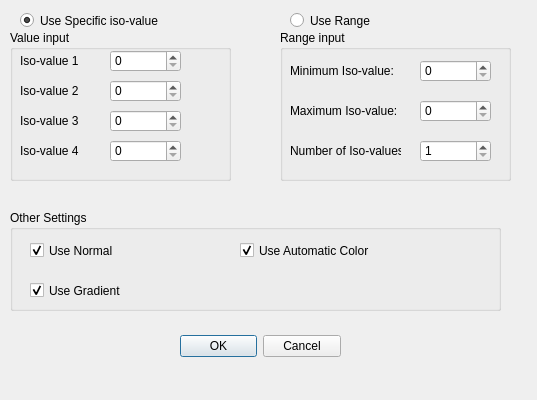
<?xml version="1.0" encoding="UTF-8"?>
<ui version="4.0">
 <class>marchingcubes</class>
 <widget class="QDialog" name="marchingcubes">
  <property name="geometry">
   <rect>
    <x>0</x>
    <y>0</y>
    <width>537</width>
    <height>400</height>
   </rect>
  </property>
  <property name="windowTitle">
   <string>Marching Cubes Settings</string>
  </property>
  <property name="modal">
   <bool>true</bool>
  </property>
  <widget class="QDialogButtonBox" name="buttonBox">
   <property name="geometry">
    <rect>
     <x>180</x>
     <y>330</y>
     <width>161</width>
     <height>32</height>
    </rect>
   </property>
   <property name="orientation">
    <enum>Qt::Horizontal</enum>
   </property>
   <property name="standardButtons">
    <set>QDialogButtonBox::Cancel|QDialogButtonBox::Ok</set>
   </property>
   <property name="centerButtons">
    <bool>true</bool>
   </property>
  </widget>
  <widget class="QGroupBox" name="groupBox">
   <property name="geometry">
    <rect>
     <x>10</x>
     <y>30</y>
     <width>221</width>
     <height>151</height>
    </rect>
   </property>
   <property name="title">
    <string>Value input</string>
   </property>
   <widget class="QLabel" name="label_4">
    <property name="geometry">
     <rect>
      <x>10</x>
      <y>20</y>
      <width>71</width>
      <height>21</height>
     </rect>
    </property>
    <property name="text">
     <string>Iso-value 1</string>
    </property>
   </widget>
   <widget class="QLabel" name="label_5">
    <property name="geometry">
     <rect>
      <x>10</x>
      <y>50</y>
      <width>71</width>
      <height>21</height>
     </rect>
    </property>
    <property name="text">
     <string>Iso-value 2</string>
    </property>
   </widget>
   <widget class="QLabel" name="label_6">
    <property name="geometry">
     <rect>
      <x>10</x>
      <y>80</y>
      <width>71</width>
      <height>21</height>
     </rect>
    </property>
    <property name="text">
     <string>Iso-value 3</string>
    </property>
   </widget>
   <widget class="QLabel" name="label_7">
    <property name="geometry">
     <rect>
      <x>10</x>
      <y>110</y>
      <width>71</width>
      <height>21</height>
     </rect>
    </property>
    <property name="text">
     <string>Iso-value 4</string>
    </property>
   </widget>
   <widget class="QSpinBox" name="_Isovalue1">
    <property name="geometry">
     <rect>
      <x>100</x>
      <y>20</y>
      <width>71</width>
      <height>22</height>
     </rect>
    </property>
    <property name="maximum">
     <number>4000</number>
    </property>
   </widget>
   <widget class="QSpinBox" name="_Isovalue2">
    <property name="geometry">
     <rect>
      <x>100</x>
      <y>50</y>
      <width>71</width>
      <height>22</height>
     </rect>
    </property>
    <property name="maximum">
     <number>4000</number>
    </property>
   </widget>
   <widget class="QSpinBox" name="_Isovalue3">
    <property name="geometry">
     <rect>
      <x>100</x>
      <y>80</y>
      <width>71</width>
      <height>22</height>
     </rect>
    </property>
    <property name="maximum">
     <number>4000</number>
    </property>
   </widget>
   <widget class="QSpinBox" name="_Isovalue4">
    <property name="geometry">
     <rect>
      <x>100</x>
      <y>110</y>
      <width>71</width>
      <height>22</height>
     </rect>
    </property>
    <property name="maximum">
     <number>4000</number>
    </property>
   </widget>
  </widget>
  <widget class="QRadioButton" name="_UseValue">
   <property name="geometry">
    <rect>
     <x>20</x>
     <y>10</y>
     <width>181</width>
     <height>21</height>
    </rect>
   </property>
   <property name="text">
    <string>Use Specific iso-value</string>
   </property>
   <property name="checked">
    <bool>true</bool>
   </property>
  </widget>
  <widget class="QRadioButton" name="_UseRange">
   <property name="geometry">
    <rect>
     <x>290</x>
     <y>10</y>
     <width>151</width>
     <height>21</height>
    </rect>
   </property>
   <property name="text">
    <string>Use Range</string>
   </property>
  </widget>
  <widget class="QGroupBox" name="groupBox_2">
   <property name="geometry">
    <rect>
     <x>280</x>
     <y>30</y>
     <width>231</width>
     <height>151</height>
    </rect>
   </property>
   <property name="title">
    <string>Range input</string>
   </property>
   <widget class="QLabel" name="label_2">
    <property name="geometry">
     <rect>
      <x>10</x>
      <y>30</y>
      <width>111</width>
      <height>21</height>
     </rect>
    </property>
    <property name="text">
     <string>Minimum Iso-value:</string>
    </property>
   </widget>
   <widget class="QLabel" name="label_3">
    <property name="geometry">
     <rect>
      <x>10</x>
      <y>70</y>
      <width>111</width>
      <height>21</height>
     </rect>
    </property>
    <property name="text">
     <string>Maximum Iso-value:</string>
    </property>
   </widget>
   <widget class="QSpinBox" name="_MinimumValue">
    <property name="geometry">
     <rect>
      <x>140</x>
      <y>30</y>
      <width>71</width>
      <height>22</height>
     </rect>
    </property>
    <property name="maximum">
     <number>4000</number>
    </property>
   </widget>
   <widget class="QSpinBox" name="_MaximumValue">
    <property name="geometry">
     <rect>
      <x>140</x>
      <y>70</y>
      <width>71</width>
      <height>22</height>
     </rect>
    </property>
    <property name="maximum">
     <number>4000</number>
    </property>
   </widget>
   <widget class="QLabel" name="label">
    <property name="geometry">
     <rect>
      <x>10</x>
      <y>110</y>
      <width>111</width>
      <height>21</height>
     </rect>
    </property>
    <property name="text">
     <string>Number of Iso-values:</string>
    </property>
   </widget>
   <widget class="QSpinBox" name="_NumberOfContour">
    <property name="geometry">
     <rect>
      <x>140</x>
      <y>110</y>
      <width>71</width>
      <height>22</height>
     </rect>
    </property>
    <property name="suffix">
     <string/>
    </property>
    <property name="minimum">
     <number>1</number>
    </property>
    <property name="maximum">
     <number>10</number>
    </property>
   </widget>
  </widget>
  <widget class="QGroupBox" name="groupBox_3">
   <property name="geometry">
    <rect>
     <x>10</x>
     <y>210</y>
     <width>491</width>
     <height>101</height>
    </rect>
   </property>
   <property name="title">
    <string>Other Settings</string>
   </property>
   <widget class="QCheckBox" name="_NormalOption">
    <property name="geometry">
     <rect>
      <x>20</x>
      <y>30</y>
      <width>181</width>
      <height>21</height>
     </rect>
    </property>
    <property name="text">
     <string>Use Normal</string>
    </property>
    <property name="checked">
     <bool>true</bool>
    </property>
   </widget>
   <widget class="QCheckBox" name="_GradientOption">
    <property name="geometry">
     <rect>
      <x>20</x>
      <y>70</y>
      <width>211</width>
      <height>21</height>
     </rect>
    </property>
    <property name="text">
     <string>Use Gradient</string>
    </property>
    <property name="checked">
     <bool>true</bool>
    </property>
   </widget>
   <widget class="QCheckBox" name="_ColorOption">
    <property name="geometry">
     <rect>
      <x>230</x>
      <y>30</y>
      <width>181</width>
      <height>21</height>
     </rect>
    </property>
    <property name="text">
     <string>Use Automatic Color</string>
    </property>
    <property name="checked">
     <bool>true</bool>
    </property>
   </widget>
  </widget>
 </widget>
 <resources/>
 <connections>
  <connection>
   <sender>buttonBox</sender>
   <signal>accepted()</signal>
   <receiver>marchingcubes</receiver>
   <slot>accept()</slot>
   <hints>
    <hint type="sourcelabel">
     <x>248</x>
     <y>254</y>
    </hint>
    <hint type="destinationlabel">
     <x>157</x>
     <y>274</y>
    </hint>
   </hints>
  </connection>
  <connection>
   <sender>buttonBox</sender>
   <signal>rejected()</signal>
   <receiver>marchingcubes</receiver>
   <slot>reject()</slot>
   <hints>
    <hint type="sourcelabel">
     <x>316</x>
     <y>260</y>
    </hint>
    <hint type="destinationlabel">
     <x>286</x>
     <y>274</y>
    </hint>
   </hints>
  </connection>
 </connections>
</ui>
